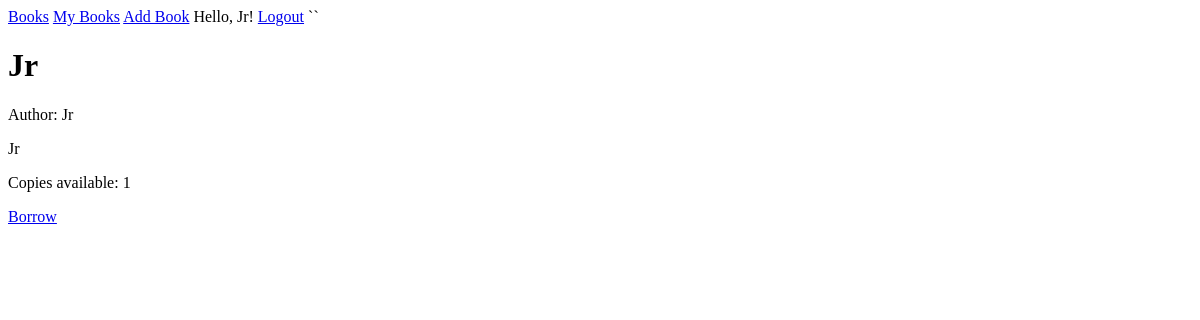
The page /book/1/ (signed in) on the database as committed earlier.
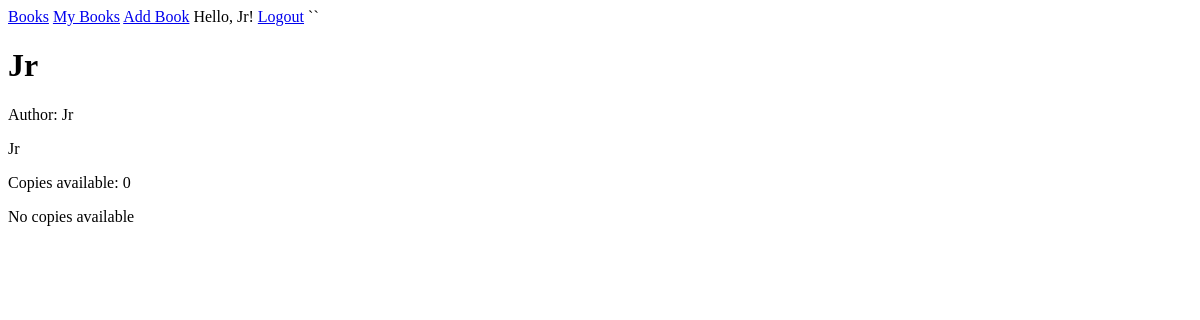
The same page on the database as committed later.
### library/models.py (models this page shows, shortened)
class Book(models.Model):
    title=models.CharField(max_length=200)
    author=models.CharField(max_length=200)
    description=models.TextField()
    quantity=models.IntegerField()
    image=models.ImageField(upload_to='books/', blank=True, null=True)

### library/views.py (the view)
# urls.py: path('book/<int:pk>/', views.book_detail, name='book_detail'),
def book_detail(request, pk):
    book=get_object_or_404(Book, pk=pk)
    return render(request, 'library/book_detail.html', {'book': book})

### templates/library/book_detail.html
{% extends 'library/base.html' %}
{% block main %}
<h1>{{ book.title }}</h1>
<p>Author: {{ book.author }}</p>
<p>{{ book.description }}</p>
<p>Copies available: {{ book.quantity }}</p>
{% if book.quantity > 0%}
    <a href="{% url 'borrow_book' book.pk %}">Borrow</a>
{% else %}
    <p>No copies available</p>
{% endif %}
{% endblock %}

Rows that differ between the two databases and show on the page:
changed Book "Jr": quantity "1" → "0"
Other text that changed with them:
text no longer shown: "Borrow"
text now shown: "No copies available"
